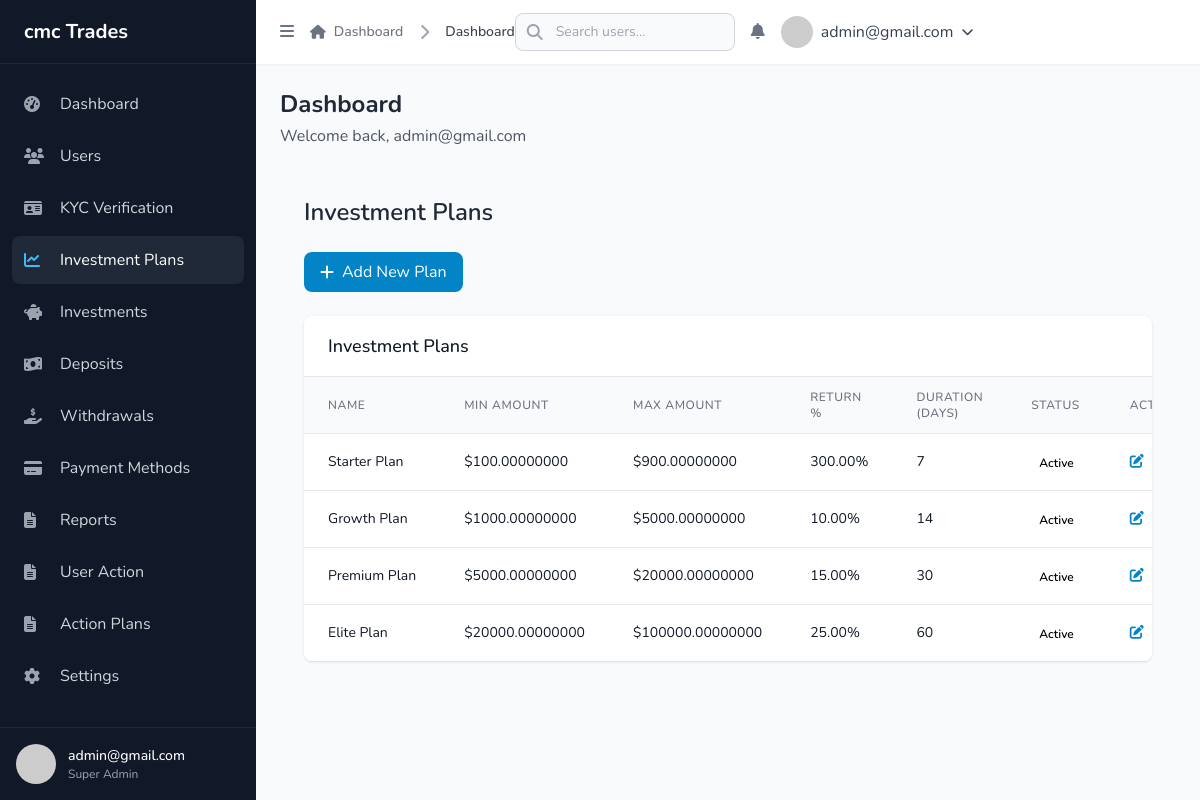
/admin-panel/manage-investment-plans/ (signed in), run on an earlier commit of the app's database.
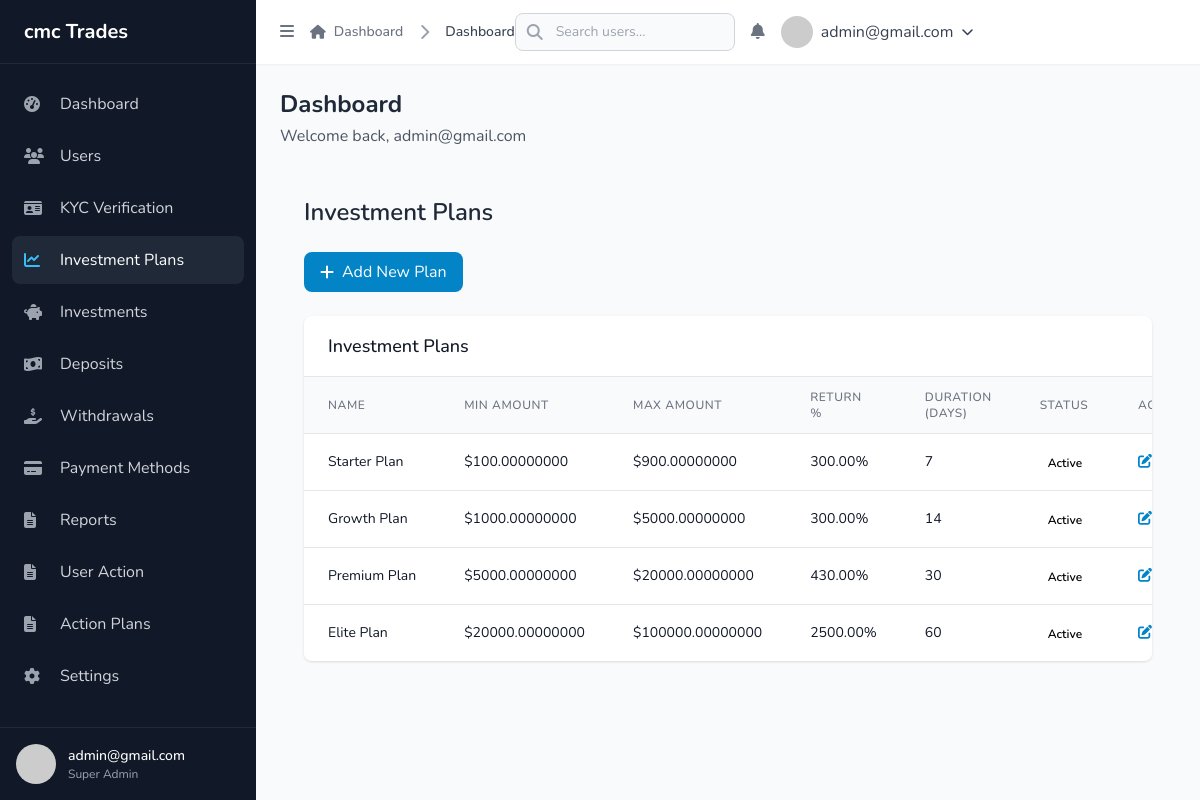
And on a later commit of the database.
### dashboard/models.py (models this page shows, shortened)
class InvestmentPlan(models.Model):
    name = models.CharField(max_length=100)
    description = models.TextField()
    minimum_amount = models.DecimalField(max_digits=18, decimal_places=8)
    maximum_amount = models.DecimalField(max_digits=18, decimal_places=8)
    return_percentage = models.DecimalField(max_digits=8, decimal_places=2)  # Percentage return
    duration_days = models.PositiveIntegerField()
    is_active = models.BooleanField(default=True)
    created_at = models.DateTimeField(auto_now_add=True)
    updated_at = models.DateTimeField(auto_now=True)

### admin_panel/views.py (the view)
# urls.py: path('manage-investment-plans/', views.investment_plans, name='admin_investment_plans'),
@login_required
@user_passes_test(is_admin)
def investment_plans(request):
    plans = InvestmentPlan.objects.all()
    system_settings = SystemSettings.get_settings()
    context = {
        'plans': plans,
        'system_settings': system_settings,
    }
    return render(request, 'admin_panel/investment_plans.html', context)

### admin_panel/context_processors.py (called while the page is built)
def system_settings(request):
    return {
        'system_settings': get_system_settings()
    }

### admin_panel/models.py (called while the page is built)
    @classmethod
    def get_settings(cls):
        settings, created = cls.objects.get_or_create(pk=1)
        return settings

### admin_panel/utils.py (called while the page is built)
def get_system_settings(refresh=False):
    if not refresh:
        cached_settings = cache.get(SETTINGS_CACHE_KEY)
        if cached_settings:
            return cached_settings
    try:
        settings_obj = SystemSettings.get_settings()
        settings_dict = {}
        for field in settings_obj._meta.fields:
            field_name = field.name
            if field_name not in ['id', 'created_at', 'updated_at']:
                settings_dict[field_name] = getattr(settings_obj, field_name)
        cache.set(SETTINGS_CACHE_KEY, settings_dict, SETTINGS_CACHE_TIMEOUT)
        return settings_dict
    except Exception as e:
        logger.error(f"Error retrieving system settings: {str(e)}")
        return {}

### admin_panel/views.py (called while the page is built)
def is_admin(user):
    return user.is_staff

### notifications/utils.py (called while the page is built)
def get_unread_notifications_count(user):
    return Notification.objects.filter(user=user, is_read=False).count()

### wallet/context_processors.py (called while the page is built)
def exchange_rates(request):
    return {
        'exchange_rates': get_exchange_rates()
    }

### admin_panel/templates/admin_panel/investment_plans.html (shortened to what this page needs)
{% extends 'admin_panel/base.html' %}
{% load static %}
{% block content %}
<div class="p-6">
    <h1 class="text-2xl font-semibold text-gray-800 mb-6">Investment Plans</h1>
    <div class="mb-6">
        <a href="{% url 'admin_add_investment_plan' %}" class="bg-primary-600 hover:bg-primary-700 text-white px-4 py-2 rounded-lg inline-flex items-center">
            <i class="fas fa-plus mr-2"></i> Add New Plan
        </a>
    </div>
    <div class="bg-white shadow rounded-lg overflow-hidden">
        <div class="px-6 py-4 border-b border-gray-200">
            <h6 class="text-lg font-medium text-gray-900">Investment Plans</h6>
        </div>
        <div class="overflow-x-auto">
            <table class="min-w-full divide-y divide-gray-200">
                <thead class="bg-gray-50">
                    <tr>
                        <th scope="col" class="px-6 py-3 text-left text-xs font-medium text-gray-500 uppercase tracking-wider">Name</th>
                        <th scope="col" class="px-6 py-3 text-left text-xs font-medium text-gray-500 uppercase tracking-wider">Min Amount</th>
                        <th scope="col" class="px-6 py-3 text-left text-xs font-medium text-gray-500 uppercase tracking-wider">Max Amount</th>
                        <th scope="col" class="px-6 py-3 text-left text-xs font-medium text-gray-500 uppercase tracking-wider">Return %</th>
                        <th scope="col" class="px-6 py-3 text-left text-xs font-medium text-gray-500 uppercase tracking-wider">Duration (Days)</th>
                        <th scope="col" class="px-6 py-3 text-left text-xs font-medium text-gray-500 uppercase tracking-wider">Status</th>
                        <th scope="col" class="px-6 py-3 text-left text-xs font-medium text-gray-500 uppercase tracking-wider">Actions</th>
                    </tr>
                </thead>
                <tbody class="bg-white divide-y divide-gray-200">
                    {% for plan in plans %}
                    <tr>
                        <td class="px-6 py-4 whitespace-nowrap text-sm text-gray-900">{{ plan.name }}</td>
                        <td class="px-6 py-4 whitespace-nowrap text-sm text-gray-900">${{ plan.minimum_amount }}</td>
                        <td class="px-6 py-4 whitespace-nowrap text-sm text-gray-900">${{ plan.maximum_amount }}</td>
                        <td class="px-6 py-4 whitespace-nowrap text-sm text-gray-900">{{ plan.return_percentage }}%</td>
                        <td class="px-6 py-4 whitespace-nowrap text-sm text-gray-900">{{ plan.duration_days }}</td>
                        <td class="px-6 py-4 whitespace-nowrap">
                            {% if plan.is_active %}
                            <span class="px-2 inline-flex text-xs leading-5 font-semibold rounded-full bg-success-100 text-success-800">Active</span>
                            {% else %}
                            <span class="px-2 inline-flex text-xs leading-5 font-semibold rounded-full bg-secondary-100 text-secondary-800">Inactive</span>
                            {% endif %}
                        </td>
                        <td class="px-6 py-4 whitespace-nowrap text-sm font-medium">
                            <a href="{% url 'admin_edit_investment_plan' plan.id %}" class="text-info-600 hover:text-info-900 mr-3">
                                <i class="fas fa-edit"></i>
                            </a>
                        </td>
                    </tr>
                    {% empty %}
                    <tr>
                        <td colspan="7" class="px-6 py-4 whitespace-nowrap text-sm text-gray-500 text-center">No investment plans found</td>
                    </tr>
                    {% endfor %}
                </tbody>
            </table>
        </div>
    </div>
</div>
{% endblock %}

What changed in the data, as far as the page shows it:
changed InvestmentPlan "Growth Plan": return_percentage "10.00" → "300.00"
changed InvestmentPlan "Premium Plan": return_percentage "15.00" → "430.00"
changed InvestmentPlan "Elite Plan": return_percentage "25.00" → "2500.00"
